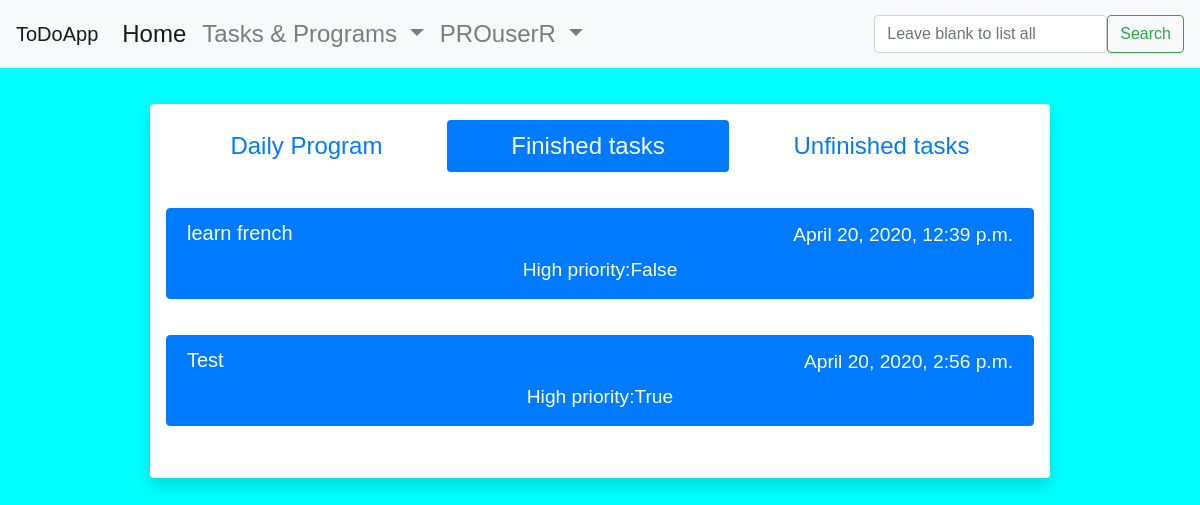
Page /finished_tasks/ (signed in) on the committed database.
### ToDoList/models.py (models this page shows, shortened)
class Task(models.Model):
    title = models.CharField(max_length=200)
    note = models.TextField(default='None')
    finished = models.BooleanField(default=False)
    date_added = models.DateTimeField(auto_now_add=True)
    high_priority = models.BooleanField(default=False)
    daily = models.BooleanField(default=False)
    owner = models.ForeignKey(User, on_delete=models.CASCADE)

### ToDoList/views.py (the view)
# urls.py: path('finished_tasks/', views.finished_tasks, name='finished_tasks'),
@login_required
def finished_tasks(request):
    finished_tasks = Task.objects.filter(owner=request.user, finished=True, daily=False).order_by(
        "date_added"
    )
    context = {"finished_tasks": finished_tasks}
    return render(request, "finished_tasks.html", context)

### ToDoList/templates/finished_tasks.html
{% extends "base.html" %}
{% block content %}
<ul class="nav nav-pills nav-fill">
  <li class="nav-item">
    <a class="nav-link" href="{% url 'ToDoList:index' %}">Daily Program</a>
  </li>
  <li class="nav-item">
    <a class="nav-link active" href="#">Finished tasks</a>
  </li>
  <li class="nav-item">
    <a class="nav-link" href="{% url 'ToDoList:unfinished_tasks' %}">Unfinished tasks</a>
  </li>
</ul>
<br>
{% for finished_task in finished_tasks %}
<div class="list-group" data-toggle="tooltip" data-placement="bottom" title="Note:{{finished_task.note}}">
  <a href="{% url 'ToDoList:edit_task' finished_task.id %}" class="list-group-item list-group-item-action active">
    <div class="d-flex w-100 justify-content-between">
      <h5 class="mb-1">{{finished_task.title}}</h5>
      <small>{{finished_task.date_added}}</small>
    </div>
    <small>High priority:{{finished_task.high_priority}}</small>
  </a>
</div>
<br>
{% empty %}
<h1>No tasks have been added</h1>
<br>
{% endfor %}
{% endblock content %}

### ToDoList/templates/base.html (shortened to what this page needs)
{% load static %}
<!DOCTYPE html>
<html lang="en">
<head>
</head>
<body>
    <header>
        <nav class="navbar navbar-expand-lg navbar-light bg-light">
            <a class="navbar-brand">ToDoApp</a>
            <div class="collapse navbar-collapse" id="navbarSupportedContent">
                <ul class="navbar-nav mr-auto">
                    <li class="nav-item active">
                        <a class="nav-link" href="{% url 'ToDoList:index' %}">Home </a>
                    </li>
                    <li class="nav-item dropdown">
                        <a aria-expanded="false" aria-haspopup="true" class="nav-link dropdown-toggle"
                            data-toggle="dropdown" href="#" id="navbarDropdown" role="button">
                            Tasks & Programs
                        </a>
                    </li>
                    <li class="nav-item dropdown">
                        <a aria-expanded="false" aria-haspopup="true" class="nav-link dropdown-toggle"
                            data-toggle="dropdown" href="#" id="navbarDropdown" role="button">
                            {% if user.is_authenticated %}
                            {{user.username}}
                            {% else %}
                            Not logged yet
                            {% endif %}
                        </a>
                    </li>
                </ul>
                <form action="{% url 'ToDoList:search_results' %}" class="form-inline my-2 my-lg-0" method="POST">
                    <input aria-label="Search" class="form-control mr-sm-2" name="search"
                        placeholder="Leave blank to list all" type="search">
                    <button class="btn btn-outline-success my-2 my-sm-0" type="submit">Search</button>
                </form>
            </div>
        </nav>
    </header>
    <link href="https://stackpath.bootstrapcdn.com/bootstrap/4.4.1/css/bootstrap.min.css"
 rel="stylesheet">
    <link href="{% static '/css/base_style.css' %}" rel="stylesheet">
    <link href="https://cdnjs.cloudflare.com/ajax/libs/animate.css/3.7.2/animate.min.css" rel="stylesheet">
    <br>
    <div class="shadow p-3 mb-5 bg-white rounded" style="width: 75%; display: inline-block;">
        {% block content %}
        {% endblock content %}
    </div>
</body>
</html>

### static/css/base_style.css (style rules this page uses)
body { background-color: aqua !important; text-align: center; font-family: sans-serif; font-size: 150%; }

### rows in the picture
Task: title "learn french", date_added "April 20, 2020, 12:39 p.m.", high_priority "False"
Task: title "Test", date_added "April 20, 2020, 2:56 p.m.", high_priority "True"

### other values in the picture
{{ user.username }} "PROuserR"
